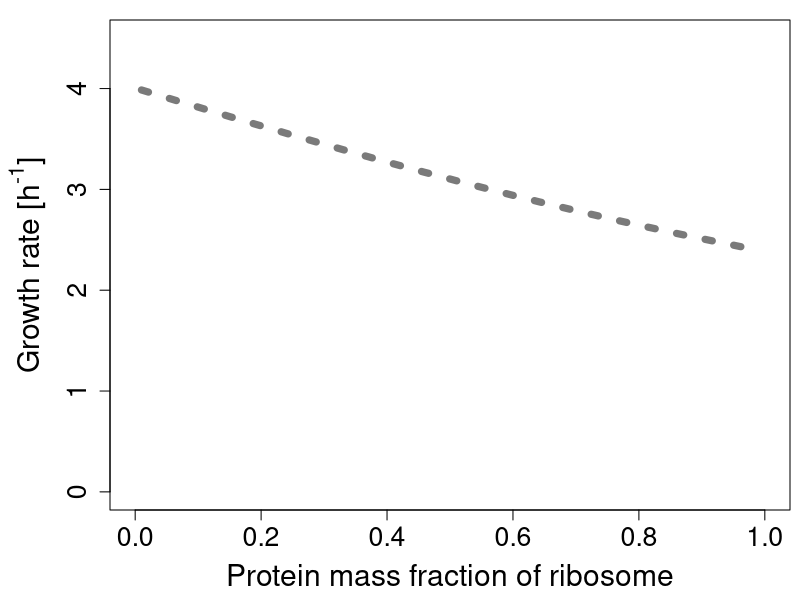
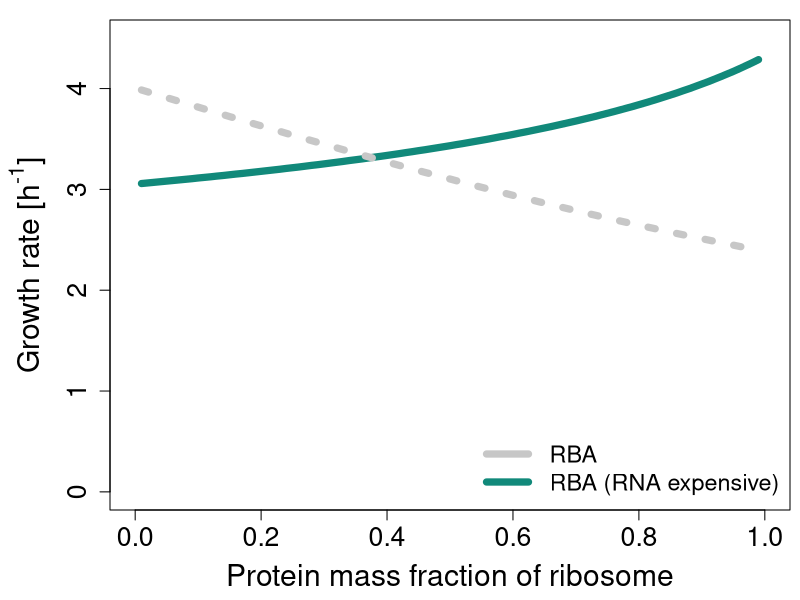
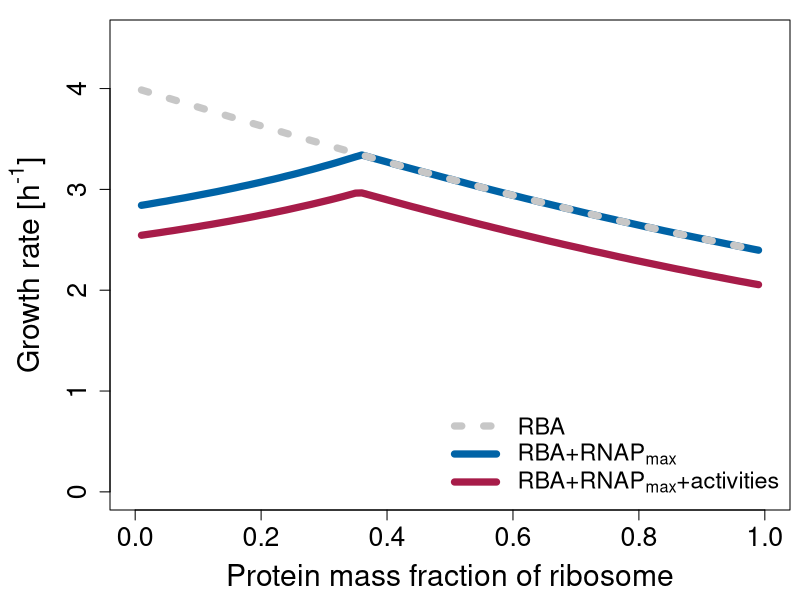
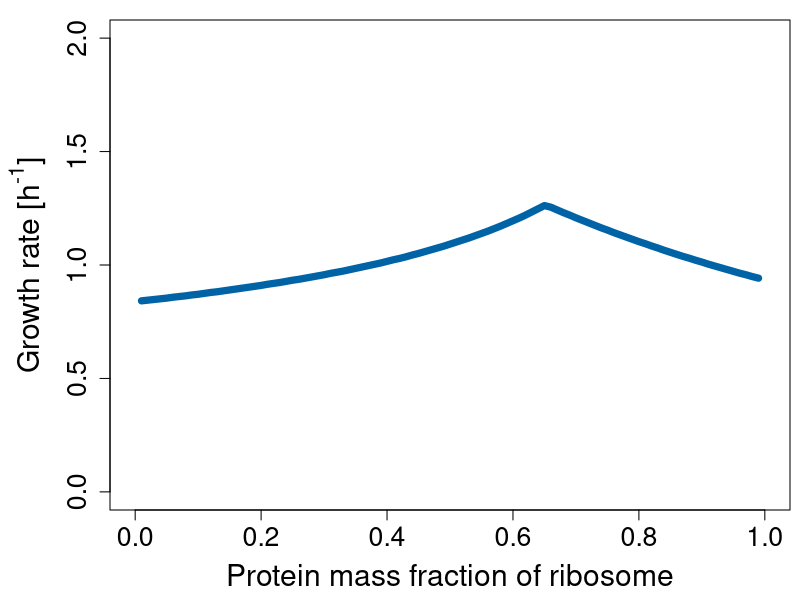
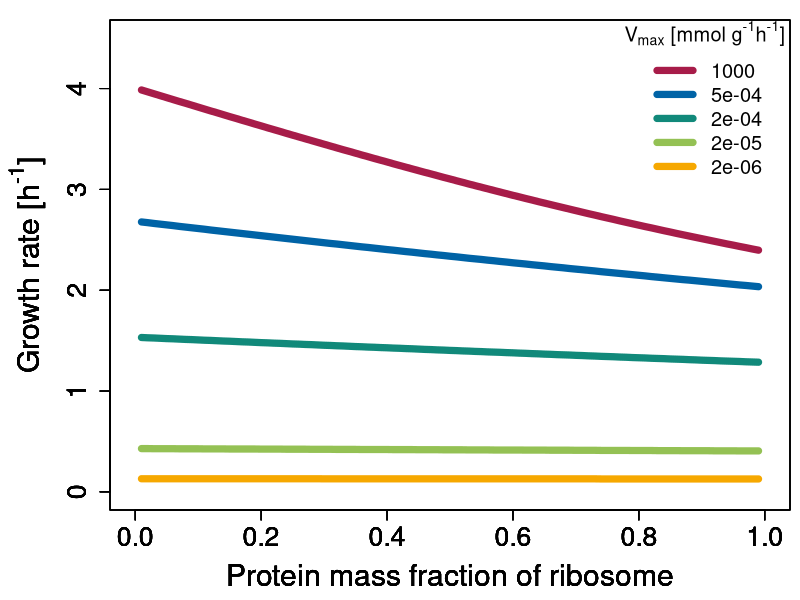

These charts were generated, in order, by the following R code:
setwd("~/RiboComp")

RBA <- read.csv("data/00_RBA.csv", row.names = 1)
RBA_reverse <- read.csv("data/01_RBA_reverse.csv", row.names = 1)
RNAPmax <- read.csv("data/02_RNAPmax.csv")
RNAPmax_act <- read.csv("data/03_RNAPmax_act.csv")
RNAPmax_arch <- read.csv("data/04_RNAPmax_arch.csv")
vmax <- read.csv("data/09_vmax.csv")

lwd <- 7
fig_size <- c(18,13)
leg_size <- 1.4
cex_labs <- 1.8
cex_axis <- 1.6
ylim <- c(0,4.5)
xlim <- c(0,1)

uni_blue <- "#0063a6"
uni_red <- "#a71c49"
uni_teal <- "#11897a"
uni_green <- "#94c154"
uni_yellow <- "#f6a800"

xlab <- "Protein mass fraction of ribosome"
ylab <- expression(paste("Growth rate [h"^"-1"*"]"))


#----RBA only--------------------------------------------------------------#####
png(filename = "plots/RBA.png", type="cairo", units="cm", 
    width=fig_size[1], height=fig_size[2], res=300)

par(mar = c(4.5,5.5,1,0.5))
plot(RBA$x, RBA$mu,
     ylim = ylim, xlim = xlim, type = "l", lty = 3,
     xlab = xlab, ylab = ylab,
     cex.axis = cex_axis, cex.lab = cex_labs, lwd = lwd, col = "grey48")
dev.off()



#----RBA reverse-----------------------------------------------------------#####
png(filename = "plots/RBA_reverse.png", type="cairo", units="cm", 
    width=fig_size[1], height=fig_size[2], res=300)

par(mar = c(4.5,5.5,1,0.5))
plot(RBA_reverse$x, RBA_reverse$mu,
     ylim = ylim, xlim = xlim, type = "l", lty = 1,
     xlab = xlab, ylab = ylab,
     cex.axis = cex_axis, cex.lab = cex_labs, 
     lwd = lwd,  col = uni_teal)

par(new = TRUE)
plot(RBA$x, RBA$mu,
     ylim = ylim, xlim = xlim, type = "l",  lty = 3,
     xlab = NA, ylab = NA, axes = FALSE,
     lwd = lwd, col = "grey78")

par(new = FALSE)
legend("bottomright", legend = c("RBA", "RBA (RNA expensive)"), lty = c(1,1), lwd = lwd,
       col = c("grey78", uni_teal), bty = "n", cex = leg_size)
dev.off()



#----RBA vs RNA+RNAPmax----------------------------------------------------#####
png(filename = "plots/RNAPmax.png", type="cairo", units="cm", 
    width=fig_size[1], height=fig_size[2], res=300)
par(mar = c(4.5,5.5,1,0.5))

plot(RNAPmax$x, RNAPmax$mu,
     ylim = ylim, xlim = xlim, type = "l", lty = 1,
     xlab = xlab, ylab = ylab,
     cex.axis = cex_axis, cex.lab = cex_labs, 
     lwd = lwd, col = uni_blue)
par(new = TRUE)

plot(RNAPmax_act$x, RNAPmax_act$mu,
     ylim = ylim, xlim = xlim, type = "l", lty = 1,
     xlab = NA, ylab = NA, axes = FALSE,
     lwd = lwd, col = uni_red)
par(new = TRUE)

plot(RBA$x, RBA$mu,
     ylim = ylim, xlim = xlim, type = "l", lty = 3,
     xlab = NA, ylab = NA, axes = FALSE,
     lwd = lwd, col = "grey78")

par(new = FALSE)

my.expressions <-c(as.expression(bquote("RBA")),
                   as.expression(bquote("RBA+RNAP"["max"])),
                   as.expression(bquote("RBA+RNAP"["max"]*"+activities")))

legend("bottomright", legend = my.expressions, lty = c(3,1,1), lwd = lwd,
       col = c("grey78", uni_blue, uni_red), bty = "n", cex = leg_size)

dev.off()



#----Archaea---------------------------------------------------------------#####
png(filename = "plots/RNAPmax_arch.png", type="cairo", units="cm", 
    width=fig_size[1], height=fig_size[2], res=300)

par(mar = c(4.5,5.5,1,0.5))
plot(RNAPmax_arch$x, RNAPmax_arch$mu,
     ylim = c(0,2), xlim = xlim, type = "l",
     xlab = xlab, ylab = ylab,
     cex.axis = cex_axis, cex.lab = cex_labs, lwd = lwd, col = uni_blue)

dev.off()



#----Vmax------------------------------------------------------------------#####
cols <- c(uni_red, uni_blue, uni_teal, uni_green, uni_yellow)
vmaxes <- unique(vmax$vmax)

png(filename = "plots/RBA_vmax.png", type="cairo", units="cm", 
    width=fig_size[1], height=fig_size[2], res=300)

par(mar = c(4.5,5.5,1,0.5))
for(v in 1:length(vmaxes)){
  one_vmax <- vmax[vmax$vmax == vmaxes[v],]
  plot(one_vmax$x, one_vmax$mu,
       ylim = ylim, xlim = xlim, type = "l", lty = 1,
       xlab = xlab, ylab = ylab,
       cex.axis = cex_axis, cex.lab = cex_labs, lwd = lwd, 
       col = cols[v])
  par(new=TRUE)
}
par(new=FALSE)
legend("topright", legend = vmaxes, lty = rep(1,5), lwd = lwd,
       col = cols, bty = "n", cex = 1.2, 
       title = as.expression(bquote("V"["max"]*" [mmol g"^"-1"*"h"^"-1"*"]")))

dev.off()


#----Print max growth rates------------------------------------------------#####

print(paste0("Max. growth rate RBA (", max(RBA$mu),") reached at RP fraction: ", 
            RBA$x[which.max(RBA$mu)]))
print(paste0("Max. growth rate RBA+RNAPmax (", max(RNAPmax$mu),") reached at RP fraction: ", 
            RNAPmax$x[which.max(RNAPmax$mu)]))
print(paste0("Max. growth rate RBA+RNAPmax+activities (", max(RNAPmax_act$mu),") reached at RP fraction: ", 
            RNAPmax_act$x[which.max(RNAPmax_act$mu)]))
print(paste0("Maximum growth rate Archaea (", max(RNAPmax_arch$mu),") reached at RP fraction: ", 
            RNAPmax_arch$x[which.max(RNAPmax_arch$mu)]))

